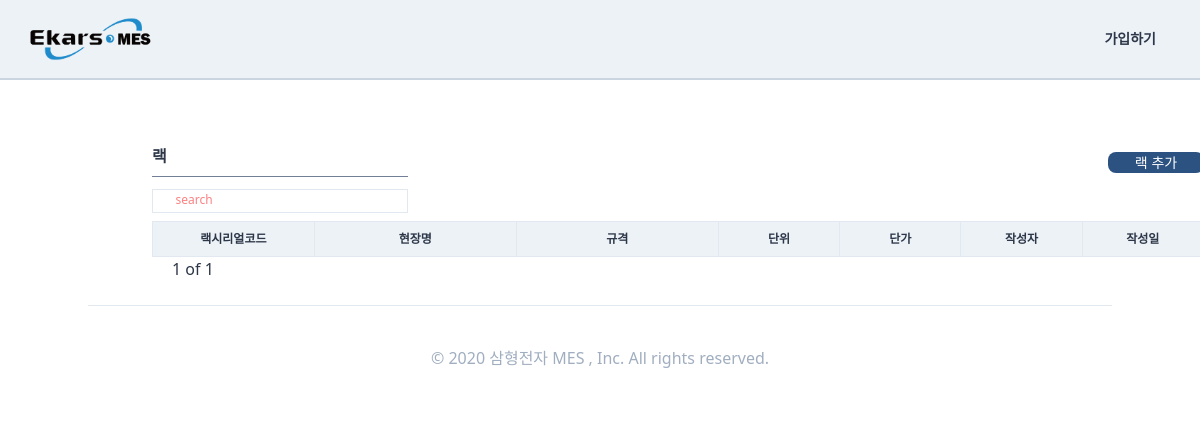
The app's page /standardinformaiton/rack/, older data.
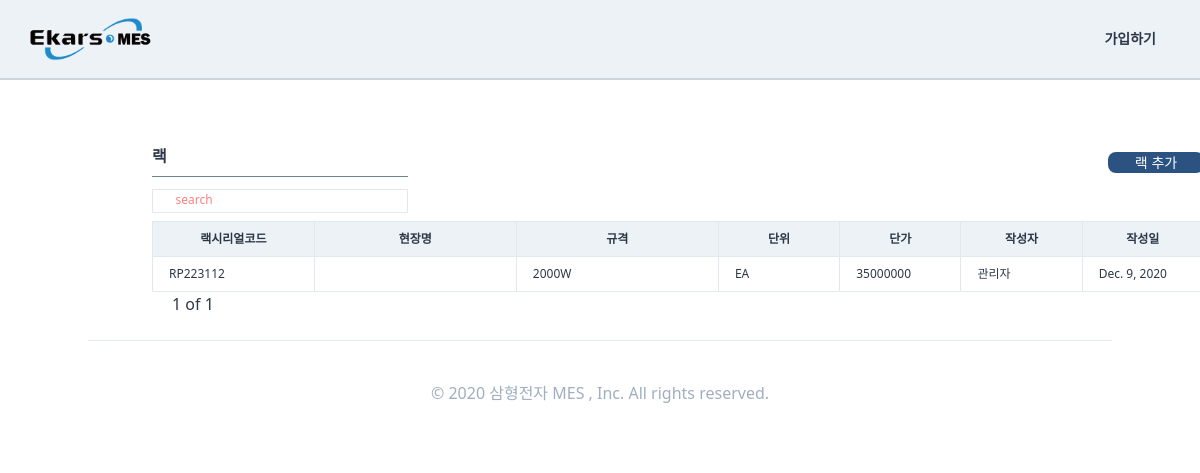
The same page, newer data.
### StandardInformation/models.py (models this page shows, shortened)
class RackProduct(TimeStampedModel):
    작성자 = models.ForeignKey(
        "users.User", related_name="랙제품작성자", on_delete=models.SET_NULL, null=True
    )
    작성일 = models.DateField(auto_now=True, auto_now_add=False)
    랙시리얼코드 = models.CharField(max_length=40, blank=True)
    현장명 = models.CharField(max_length=60, blank=True)
    규격 = models.CharField(max_length=30, blank=True)
    단위 = models.CharField(max_length=30, blank=True)
    단가 = models.IntegerField(null=True, blank=True)
    class Meta:
        verbose_name = "랙제품"
        verbose_name_plural = "랙제품"

### users/models.py (models this page shows, shortened)
class User(AbstractUser, TimeStampedModel):
    부서 = models.ManyToManyField("Part", related_name="user")
    nowPart = models.ForeignKey(
        "Part", related_name="nowuser", on_delete=models.SET_NULL, null=True
    )
    class Meta:
        verbose_name = "사용자"
        verbose_name_plural = "사용자"
    def __str__(self):
        return self.first_name

### StandardInformation/views.py (the view, shortened to what this page needs)
# urls.py: path("rack/", views.RackView.as_view(), name="rack"),
class RackView(ListView):
    model = models.RackProduct
    paginate_by = 6
    paginate_orphans = 2
    ordering = "-created"
    context_object_name = "lists"
    template_name = "Standardinformation/rack.html"
    def get_queryset(self):
        search = self.request.GET.get("search")
        if search is None:
            return super().get_queryset()
    def get(self, request, *args, **kwargs):
        self.object_list = self.get_queryset()
        allow_empty = self.get_allow_empty()
        context = self.get_context_data()
        if (self.request.GET.get("search") is None) or (
            self.request.GET.get("search") == ""
        ):
            context["search"] = "search"
            context["s_bool"] = False
        else:
            context["search"] = self.request.GET.get("search")
            context["s_bool"] = True
        return self.render_to_response(context)

### templates/Standardinformation/rack.html (shortened to what this page needs)
{%extends "orders/ordershome.html"%}
{% load static%}
{%block main_contens%}
<div class="w-11/12 h-full ml-32 -mt-6 pt-12 flex flex-row justify-between">
    <div class="p-6 flex flex-col">
        <div class="flex flex-row justify-between">
            <div class="justify-between ">
                <div class=" border-b w-64 mb-3 font-semibold border-gray-600 pb-2">랙 </div>
            </div>
            <div class="mt-2">
                <a href="{%url 'StandardInformation:rackregister'%}">
                    <div class="btn-link">
                        랙 추가 </div>
                </a>
            </div>
        </div>
        <div class="w-64 border h-6 mb-2">
            <form method="get" action="{%url 'StandardInformation:rack' %}" class="w-full flex ">
                <button class="w-4 h-4 mt-1 ml-1  rounded-xl bg-cover bg-center" style="background-image:url({% static "
                    img/search.png" %});"></button>
                <input name="search" placeholder={{search}}
                    class="ml-1 w-full border-none search-box text-xs font-medium placeholder-red-400 focus: outline-none" />
            </form>
        </div>
        <div class="w-full rounded text-xs">
            <table class="table-fixed w-full">
                <thead>
                    <tr>
                        <th class="border bg-gray-200 px-4 py-2 w-32">랙시리얼코드</th>
                        <th class="border bg-gray-200 px-4 py-2 w-40">현장명</th>
                        <th class="border bg-gray-200 px-4 py-2 w-40">규격</th>
                        <th class="border bg-gray-200 px-4 py-2 w-24 ">단위</th>
                        <th class="border bg-gray-200 px-4 py-2 w-24">단가</th>
                        <th class="border bg-gray-200 px-4 py-2 w-24">작성자</th>
                        <th class="border bg-gray-200 px-4 py-2 w-24">작성일</th>
                    </tr>
                </thead>
                <tbody>
                    {%for list in lists%}
                    <tr>
                        <td class="border px-4 py-2 font-medium hover:text-blue-700 hover:font-bold"><a
                                href="{%url 'StandardInformation:rackdetail' list.pk %}">{{list.랙시리얼코드}}</a></td>
                        <td class="border px-4 py-2">{{list.현장명}}</td>
                        <td class="border px-4 py-2">{{list.규격}}</td>
                        <td class="border px-4 py-2">{{list.단위}}</td>
                        <td class="border px-4 py-2">{{list.단가}}</td>
                        <td class="border px-4 py-2">{{list.작성자}}</td>
                        <td class="border px-4 py-2">{{list.작성일}}</td>
                    </tr>
                    {%endfor%}
                </tbody>
            </table>
            <div class="flex ml-2">
                <span class="mx-3 font-medium  text-base">{{page_obj.number}} of
                    {{page_obj.paginator.num_pages}}</span>
            </div>
        </div>
    </div>
</div>
{%endblock main_contens %}

Row changes from the older to the newer data that the page shows:
added RackProduct: 랙시리얼코드 "RP223112", 규격 "2000W", 단위 "EA", 단가 "35000000", 작성자 "관리자", 작성일 "Dec. 9, 2020"
